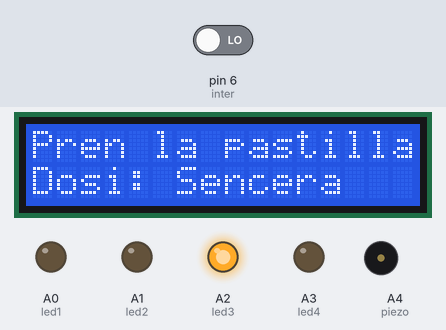
The sketch below on a simulated Arduino Uno, built with avr-gcc and run on an emulated ATmega328P. Parts: 16×2 character LCD, output pins drawn as LEDs (lit = HIGH), buzzer (waves = sounding). Dashed ring = blinking. The test bench sets the inputs (shaded band); at power-on: pin 6 (inter) LOW. The local clock reads 2024-03-15 10:24:30 at power-on unless the sketch sets it; what the sketch prints to the serial monitor is not drawn.

Above: at 12.8 s.
12.9 s: pin 6 (inter) driven HIGH
At 17.7 s:
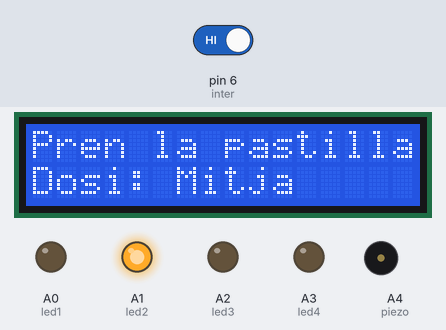
19.4 s: pin 6 (inter) driven LOW
At 20.84 s:
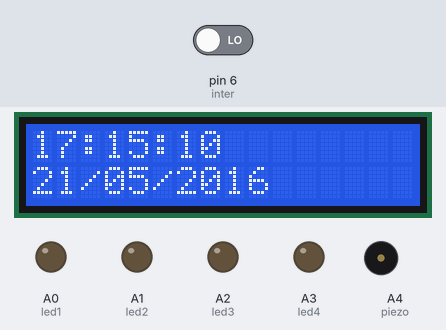
36.7 s: pin 6 (inter) driven HIGH
At 46.9 s:
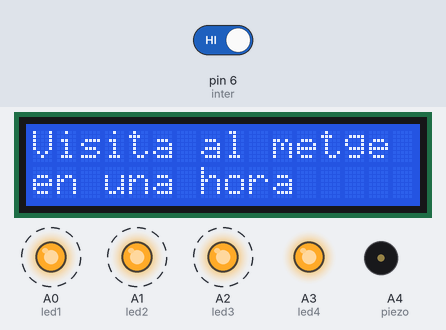
Timing chart, 0 to 54.6 s (numbered marks = the images above; inputs shaded):
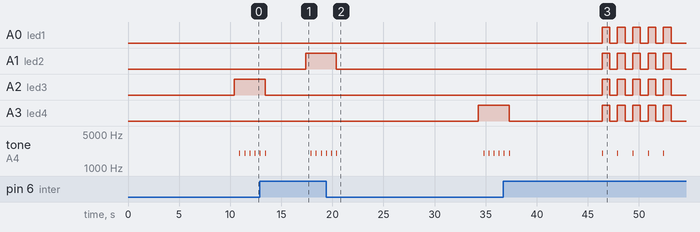

Measured:
- after the input at 12.9 s, A1 (led2): LOW → HIGH after 4.5 s; A2 (led3): HIGH → LOW after 0.51 s; the display: first changes after 0.51 s (image 1 shows a later state)
- after the input at 19.4 s, A1 (led2): HIGH → LOW after 0.99 s; A3 (led4): LOW → HIGH after 14.9 s; the display: first changes after 0.99 s (image 2 shows a later state)
- after the input at 36.7 s, A0 (led1), A1 (led2), A2 (led3): alternates HIGH for 0.75 s and LOW for 0.75 s, 10 changes in all, then stays LOW, starting after 9.7 s; A3 (led4): HIGH → LOW after 0.59 s, then repeats every 1.5 s: HIGH 0.75 s, LOW 0.75 s; the display: first changes after 0.59 s (image 3 shows a later state)
- what the display in image 2 shows lasts 0.5 s, from 20.6 s to 21.1 s

The sketch:

Definitiu.ino
```cpp
#include <SPI.h>
#include <virtuabotixRTC.h>
#include <LiquidCrystal.h>
LiquidCrystal lcd(10);
virtuabotixRTC myRTC(8, 9, 12); //Conectem els pins CLK -> 8, DAT -> 9, RST -> 12

//es defineixen els pins corresponents a cada component
const int led1 = A0;
const int led2 = A1;
const int led3 = A2;
const int led4 = A3;
const int inter = 6;
const int piezo = A4;
const int emerg=0; //Emisor de radiofreqüència

char hora[9];
char data[11];

//es defineixen uns contadors per tal de controlar el temps d'emergència
int dif = 0;
int crono = 0;

//s'inicialitza el contador d'esdeveniments
int i = 0;

//llista d'esdeveniments
//Any, mes, dia, hora, minuts,segons,hores de repetició, quantitat, pastilla/visita (1,2,3,4) per pastilles i 0 si visita, dosi
int horaesd[5][10] = {{2016, 5, 21, 17, 15, 0, 8, 20, 3,1},
  {2016, 5, 21, 17, 15, 7, 8, 10, 2,2},
  {2016, 5, 21, 17, 15, 15, 1, 0, 1,1},
  {2016, 5, 21, 17, 15, 24, 2, 4, 4,1},
  {2016, 5, 21, 18, 15, 36, 0, 0, 0,0}
  };

//es defineixen unes variables per controlar el canvi del interruptor
int intera = 0;
int interr = 0;

void pastilla1(int intera){
  interr = digitalRead(inter); //es llegeixen els valors del interruptor abans i després de començar l'avís per saber si ja s'ha pres la pastilla
  Serial.print(interr==intera);
  dif = 0;
  crono = millis(); //es comença a contar quant es tarda a prendre la pastilla per saber si s'ha d'avisar als familiars
  while(intera == interr){
    interr = digitalRead(inter);
    digitalWrite(led1,HIGH);
    delay(500);
    tone(piezo,2000,100); //avisos lluminosos i acustics per al usuari
    dif = millis() - crono;
    if (dif>=10000) //si es passa cert temps sense pendre's la pastilla, s'entra en emergència
    {
      digitalWrite(emerg,HIGH);
      delay(100);
      digitalWrite(emerg,LOW);
      delay(100); //s'envia el senyal
      lcd.clear();
      lcd.setCursor(0,0);
      lcd.print("Enviant senyal");
      lcd.setCursor(0,1);
      lcd.print("d'emergencia");
    }
  }
  lcd.clear();
  digitalWrite(led1,LOW);
}
void pastilla2(int intera){
  interr = digitalRead(inter);
  Serial.print(interr==intera);
  dif = 0;
  crono = millis();
  while(intera == interr){
    interr = digitalRead(inter);
    digitalWrite(led2,HIGH);
    delay(500);
    tone(piezo,2000,100);
    dif = millis() - crono;
    if (dif>=10000)
    {
      digitalWrite(emerg,HIGH);
      delay(100);
      digitalWrite(emerg,LOW);
      delay(100);
      lcd.clear();
      lcd.setCursor(0,0);
      lcd.print("Enviant senyal");
      lcd.setCursor(0,1);
      lcd.print("d'emergencia");
    }
  }
  lcd.clear();
  digitalWrite(led2,LOW);
}
void pastilla3(int intera){
  interr = digitalRead(inter);
  dif = 0;
  crono = millis();
  while(intera == interr){
    interr = digitalRead(inter);
    digitalWrite(led3,HIGH);
    delay(500);
    tone(piezo,2000,100);
    dif = millis() - crono;
    if (dif>=10000)
    {
      digitalWrite(emerg,HIGH);
      delay(100);
      digitalWrite(emerg,LOW);
      delay(100);
      lcd.clear();
      lcd.setCursor(0,0);
      lcd.print("Enviant senyal");
      lcd.setCursor(0,1);
      lcd.print("d'emergencia");
    }
  }
  lcd.clear();
  digitalWrite(led3,LOW);
}
void pastilla4(int intera){
  interr = digitalRead(inter);
  Serial.print(interr==intera);
  dif = 0;
  crono = millis();
  while(intera == interr){
    interr = digitalRead(inter);
    digitalWrite(led4,HIGH);
    delay(500);
    tone(piezo,2000,100);
    dif = millis() - crono;
    if (dif>=10000)
    {
      digitalWrite(emerg,HIGH);
      delay(100);
      digitalWrite(emerg,LOW);
      delay(100);
      lcd.clear();
      lcd.setCursor(0,0);
      lcd.print("Enviant senyal");
      lcd.setCursor(0,1);
      lcd.print("d'emergencia");
    }
  }
  lcd.clear();
  digitalWrite(led4,LOW);
}
void visita60(){
  lcd.clear();
  lcd.setCursor(0,0);
  lcd.print("Visita al metge");
  lcd.setCursor(0,1);
  lcd.print("en una hora");
  for(int y=0;y<5;y++){
    digitalWrite(led1,HIGH);
    digitalWrite(led2,HIGH);
    digitalWrite(led3,HIGH);
    digitalWrite(led4,HIGH);
    tone(piezo,2000,100);
    delay(750);
    digitalWrite(led1,LOW);
    digitalWrite(led2,LOW);
    digitalWrite(led3,LOW);
    digitalWrite(led4,LOW);
    delay(750);
  }
  lcd.clear();

}

void setup()
{
  // es defineix data i hora quan s'engega el dispositiu
  // segons, minuts, hores, dia de la setmana, dia, mes, any
  myRTC.setDS1302Time(50, 14, 17, 4, 21, 5, 2016);
  lcd.begin(16, 2);
  pinMode(emerg,OUTPUT);
  pinMode(led1,OUTPUT);
  pinMode(led2,OUTPUT);
  pinMode(led3,OUTPUT);
  pinMode(led4,OUTPUT);


  Serial.begin(9600);
}

void loop() {

   myRTC.updateTime();
   sprintf(hora, "%02d:%02d:%02d", myRTC.hours, myRTC.minutes, myRTC.seconds);
   sprintf(data, "%02d/%02d/%04d", myRTC.dayofmonth, myRTC.month, myRTC.year);
   lcd.setCursor(0, 0);
   lcd.print(hora);
   lcd.setCursor(0, 1);
   lcd.print(data); //es va actualitzant l'hora en pantalla a cada loop
   delay(200);
   lcd.clear();
   while(i < 5){ //es recorren tots els esdeveniments
    if(horaesd[i][0]==myRTC.year && horaesd[i][1]==myRTC.month && horaesd[i][2]==myRTC.dayofmonth && (horaesd[i][3]==myRTC.hours || ((horaesd[i][3]-1)==myRTC.hours && horaesd[i][8]==0))  && horaesd[i][4]==myRTC.minutes && horaesd[i][5]==myRTC.seconds)
    { //si algun dels esdeveniments té la data i l'hora actual s'avalua
      if(horaesd[i][8] == 1 && horaesd[i][7]>0){ //es busca de quin esdeveniment es tracta
        horaesd[i][7]=horaesd[i][7]-1; //si es una pastilla i encara s'ha de pendre, s'elimina una de les pastilles pendents a pendre
        if (horaesd[i][3]+horaesd[i][6]<24)
        {
          horaesd[i][3]=+horaesd[i][6]; //si la freqüència de presa de pastilla + l'hora en la que ens trobem no passa de 24 hores, es sumen les hores directament
        }
        else
        {
          horaesd[i][2]=horaesd[i][2]+int((horaesd[i][3]+horaesd[i][6])/24); //altrament cal partir el temps que cal sumar en dies i hores
          horaesd[i][3]=horaesd[i][3]+horaesd[i][6]-24*int((horaesd[i][3]+horaesd[i][6])/24); //amb aquest procediment s'actualitza la llista d'esdeveiments
        }
        lcd.clear();
        lcd.setCursor(0,0);
        lcd.print("Pren la pastilla!");
        if (horaesd[i][9] == 1){ //s'avalua quina es la dosi a pendre
          lcd.setCursor(0,1);
          lcd.print("Dosi: Sencera");
        }
        else{
          lcd.setCursor(0,1);
          lcd.print("Dosi: Mitja");
        }
        intera = digitalRead(inter);
        pastilla1(intera); //es crida la funció pastilla que pertoca
        delay(250);
      }

      else if(horaesd[i][8] == 2 && horaesd[i][7]>0){
        horaesd[i][7]=horaesd[i][7]-1;
        if (horaesd[i][3]+horaesd[i][6]<24)
        {
          horaesd[i][3]=+horaesd[i][6];
        }
        else
        {
          horaesd[i][2]=horaesd[i][2]+int((horaesd[i][3]+horaesd[i][6])/24);
          horaesd[i][3]=horaesd[i][3]+horaesd[i][6]-24*int((horaesd[i][3]+horaesd[i][6])/24);

        }
        lcd.clear();
        lcd.setCursor(0,0);
        lcd.print("Pren la pastilla!");
        if (horaesd[i][9] == 1){
          lcd.setCursor(0,1);
          lcd.print("Dosi: Sencera");
        }
        else{
          lcd.setCursor(0,1);
          lcd.print("Dosi: Mitja");
        }
        intera = digitalRead(inter);
        pastilla2(intera);
        delay(250);

      }
      else if(horaesd[i][8] == 3 && horaesd[i][7]>0){
        horaesd[i][7]=horaesd[i][7]-1;
        if (horaesd[i][3]+horaesd[i][6]<24)
        {
          horaesd[i][3]=+horaesd[i][6];
        }
        else
        {
          horaesd[i][2]=horaesd[i][2]+int((horaesd[i][3]+horaesd[i][6])/24);
          horaesd[i][3]=horaesd[i][3]+horaesd[i][6]-24*int((horaesd[i][3]+horaesd[i][6])/24);
        }
        lcd.clear();
        lcd.setCursor(0,0);
        lcd.print("Pren la pastilla!");
        if (horaesd[i][9] == 1){
          lcd.setCursor(0,1);
          lcd.print("Dosi: Sencera");
        }
        else{
          lcd.setCursor(0,1);
          lcd.print("Dosi: Mitja");
        }
        intera = digitalRead(inter);
        pastilla3(intera);
        delay(250);
      }
      else if(horaesd[i][8] == 4 && horaesd[i][7]>0){
        horaesd[i][7]=horaesd[i][7]-1;
        if (horaesd[i][3]+horaesd[i][6]<24)
        {
          horaesd[i][3]=+horaesd[i][6];
        }
        else
        {
          horaesd[i][2]=horaesd[i][2]+int((horaesd[i][3]+horaesd[i][6])/24);
          horaesd[i][3]=horaesd[i][3]+horaesd[i][6]-24*int((horaesd[i][3]+horaesd[i][6])/24);
        }
        lcd.clear();
        lcd.setCursor(0,0);
        lcd.print("Pren la pastilla!");
        if (horaesd[i][9] == 1){
          lcd.setCursor(0,1);
          lcd.print("Dosi: Sencera");
        }
        else{
          lcd.setCursor(0,1);
          lcd.print("Dosi: Mitja");
        }
        intera = digitalRead(inter);
        pastilla4(intera);
      }
     else if(horaesd[i][8] == 0){
      visita60();
      delay(250);
      }
    }
    i++; //es va augmentant l'index de la llista per tal de mirar tots els esdeveniments ja que no tenen perque estar en ordre
   }
  i=0; //es torna a entrar al loop que mira els esdeveniments
}
```
